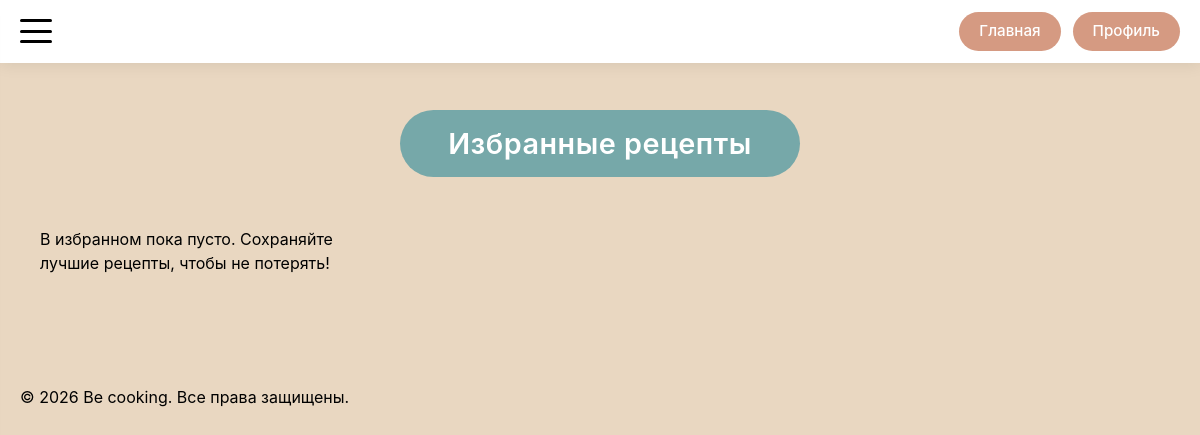
The app's page /favorites (signed in), older data.
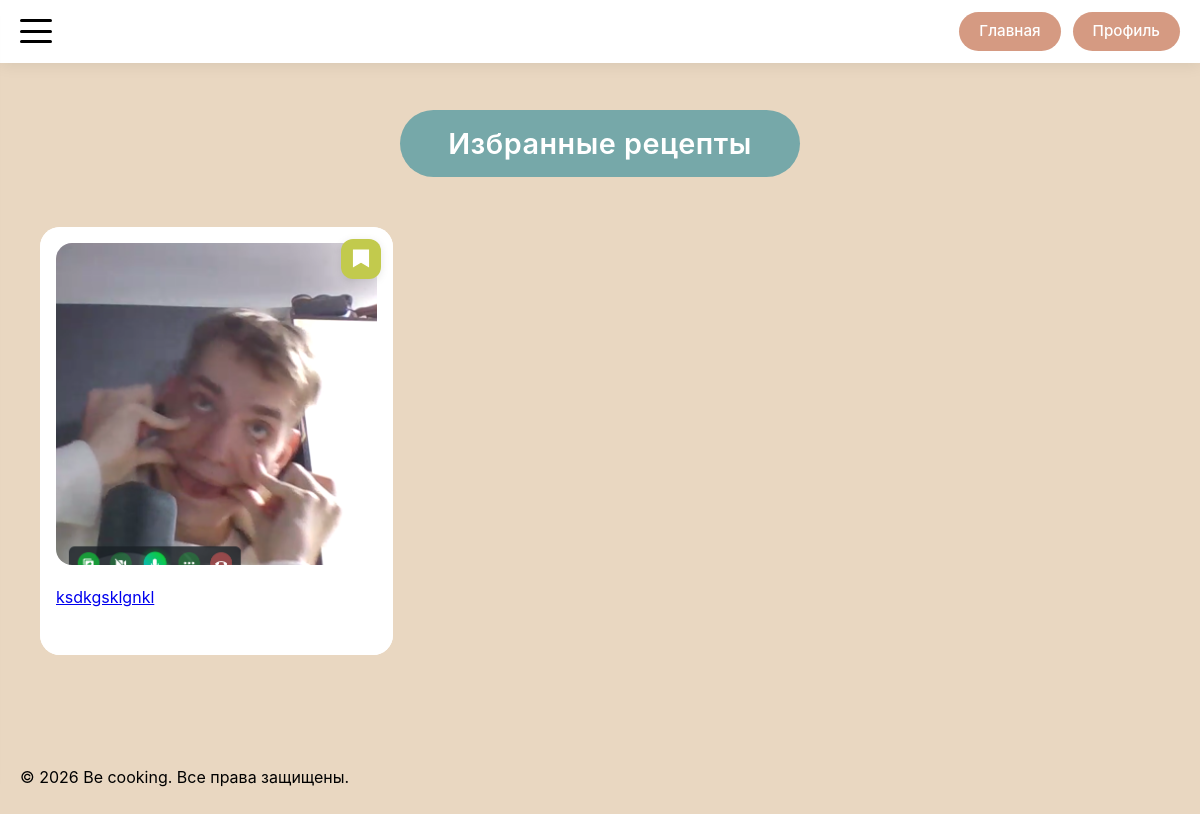
The same page, newer data.
### models.py (models this page shows)
class Recipe(db.Model):
    __tablename__ = 'recipe'
    id = db.Column(db.Integer, primary_key=True)
    title = db.Column(db.String(200), nullable=False)
    description = db.Column(db.Text)
    author_id = db.Column(db.Integer, db.ForeignKey('user.id'), nullable=False)
    status = db.Column(db.Enum(RecipeStatusEnum), nullable=False, default=RecipeStatusEnum.PENDING)
    created_at = db.Column(db.DateTime, default=datetime.utcnow)
    updated_at = db.Column(db.DateTime, default=datetime.utcnow, onupdate=datetime.utcnow)
    main_image_url = db.Column(db.String(300))
    ingredients = db.Column(db.JSON)  # В SQLAlchemy JSON может хранить массивы
    steps = db.relationship('RecipeStep', backref='recipe', lazy='dynamic', cascade='all, delete-orphan')
    comments = db.relationship('Comment', backref='recipe', lazy='dynamic', cascade='all, delete-orphan')
    notes = db.relationship('Note', backref='recipe', lazy='dynamic', cascade='all, delete-orphan')
    favorites = db.relationship('Favorite', backref='recipe', lazy='dynamic', cascade='all, delete-orphan')
    cart_items = db.relationship('CartItem', backref='recipe', lazy='dynamic', cascade='all, delete-orphan')

### routes/recipe_routes.py (the view)
@app.route('/favorites')
@login_required
def favorites():
    limit = request.args.get('limit', 9, type=int)
    offset = request.args.get('offset', 0, type=int)
    favorites_query = (
        Recipe.query
        .join(Favorite, Favorite.recipe_id == Recipe.id)
        .filter(Favorite.user_id == current_user.id)
        .order_by(Favorite.created_at.desc())
    )
    total = favorites_query.count()
    favorite_recipes = favorites_query.offset(offset).limit(limit).all()
    has_next = offset + limit < total
    has_prev = offset > 0
    return render_template(
        'favorites/favorites.html',
        favorites=favorite_recipes,
        limit=limit,
        offset=offset,
        has_next=has_next,
        has_prev=has_prev
    )

### app.py (called while the page is built)
@login_manager.user_loader
def load_user(user_id):
    return User.query.get(int(user_id))

@app.context_processor
def inject_enums():
    return dict(UserRoleEnum=UserRoleEnum)

### templates/favorites/favorites.html (shortened to what this page needs)
{% extends 'base/base.html' %}
{% block main_class %}favorites-main{% endblock %}
{% block container_class %}favorites-container{% endblock %}
{% block content %}
<div class="favorites-header-wrapper">
    <h1 class="favorites-title">Избранные рецепты</h1>
</div>
<div class="favorites-grid">
    {% for recipe in favorites %}
    {% with
    item = recipe,
    card_name = recipe,
    detail_endpoint = 'recipe_detail',
    item_id = recipe.id
    %}
    {% include 'components/_favorite_card.html' %}
    {% endwith %}
    {% else %}
    <div class="empty-state">
        <p>В избранном пока пусто. Сохраняйте лучшие рецепты, чтобы не потерять!</p>
    </div>
    {% endfor %}
</div>
{% endblock %}

### templates/components/_favorite_card.html
<div class="favorite-card" id="favorite-{{ item.id }}">
    <form action="{{ url_for('remove_favorite', recipe_id=item.id) }}" method="POST">
        <button type="submit" class="favorite-flag-btn" aria-label="Удалить из избранного">
            <svg width="20" height="24" viewBox="0 0 24 28" fill="none" xmlns="http://www.w3.org/2000/svg">
                <path d="M2 2H22V24L12 18L2 24V2Z" fill="currentColor" stroke="white" stroke-width="1.5"/>
            </svg>
        </button>
    </form>
    {% include 'components/_card.html' %}
</div>

### templates/components/_card.html (shortened to what this page needs)
{% if detail_endpoint == 'recipe_detail' or card_name == 'recipe' %}
<div class="card">
    <a href="{{ url_for(detail_endpoint, recipe_id=item_id) }}"
       class="card-link">
        <div class="card-inner">
            <div class="card-image">
                <img src="{{ recipe.main_image_url if (recipe and recipe.main_image_url) else 'https://placehold.co/400x300' }}"
                     alt="{{ recipe.title if recipe else 'Рецепт' }}">
            </div>
            <div class="card-text">{{ recipe.title if recipe else 'Рецепт' }}</div>
        </div>
    </a>
</div>
{% endif %}

Row changes from the older to the newer data that the page shows:
added Recipe: main_image_url (picture), title "ksdkgsklgnkl"
Text that changed along with them:
text no longer shown: "В избранном пока пусто. Сохраняйте лучшие рецепты, чтобы не потерять!"
